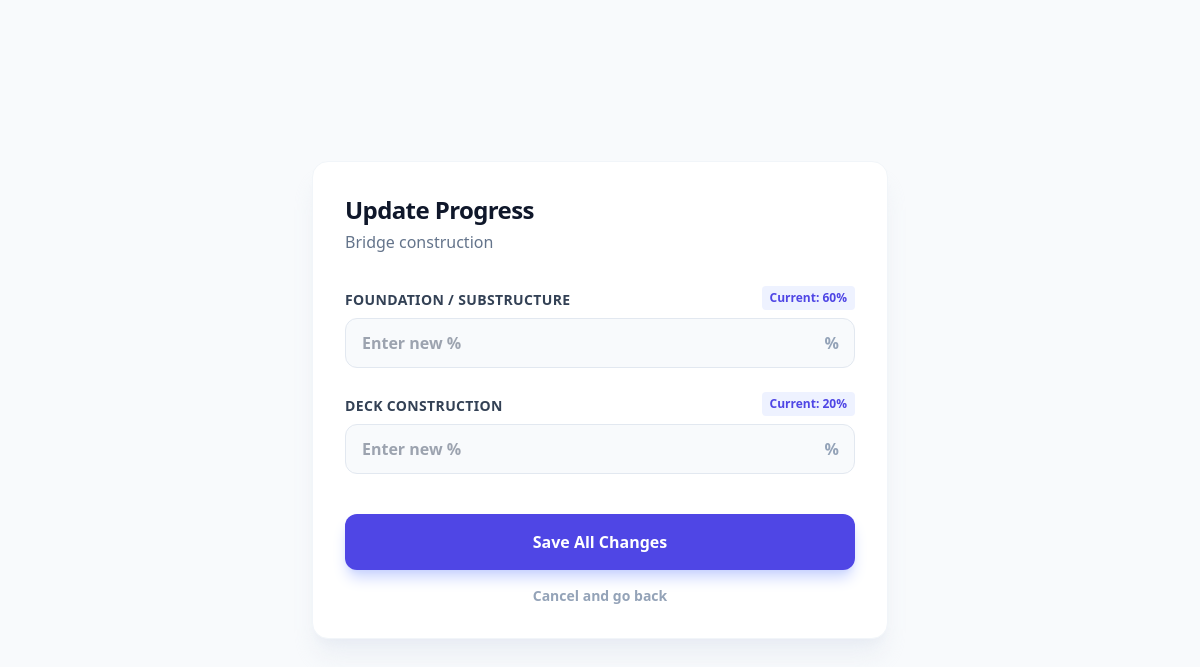
Before: /construction/update-progress/1 (signed in) with the older database file.
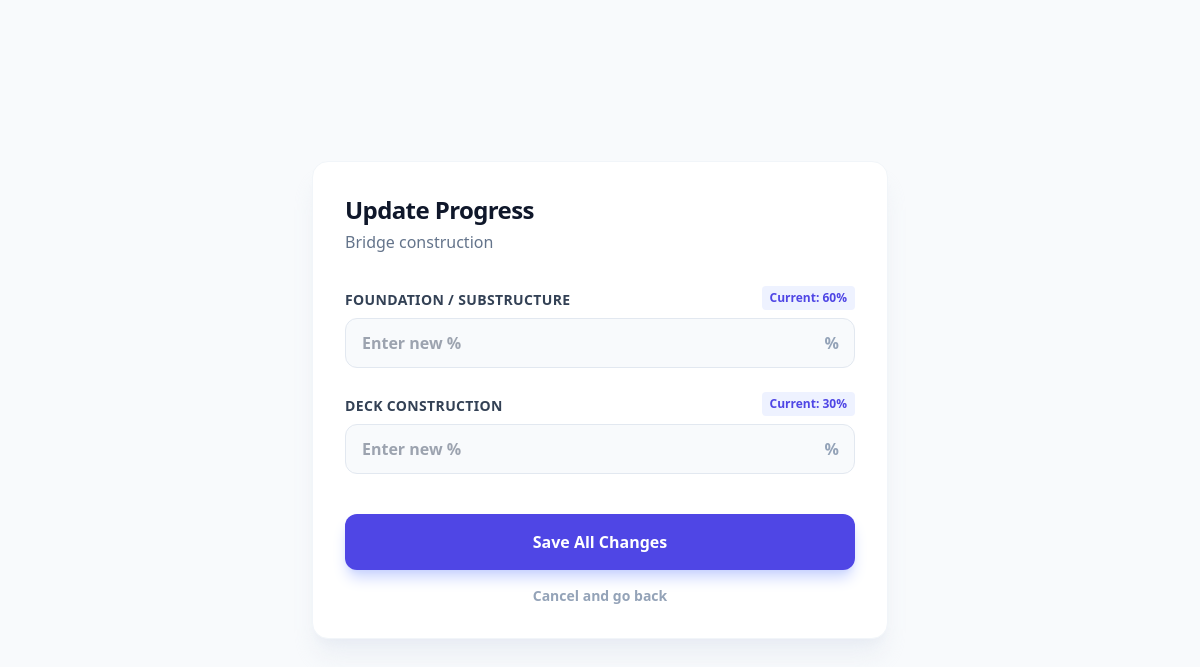
After: the same page with the newer database file.
### construction/models.py (models this page shows, shortened)
class ProjectPhase(models.Model):
    project = models.ForeignKey(
        Project,
        on_delete=models.CASCADE,
        related_name='phases'
    )
    phase_name = models.CharField(max_length=100)
    progress = models.PositiveIntegerField(
        default=0,
        validators=[
            MinValueValidator(0),
            MaxValueValidator(100)
        ]
    )
    expected_end = models.DateField()
    actual_end = models.DateField(null=True, blank=True)

### construction/views.py (the view, shortened to what this page needs)
# urls.py: path('update-progress/<int:project_id>',views.update_progress,name='update_progress'),
@login_required
@user_passes_test(is_pm)
def update_progress(request, project_id):
    project = Project.objects.get(id=project_id)
    phases = project.phases.all()
    return render(request, 'construction/update_progress.html', {
        'project': project,
        'phases': phases
    })

### construction/views.py (called while the page is built)
def is_pm(user):
    return user.role and user.role.name == 'Project Manager'

### construction/templates/construction/update_progress.html (shortened to what this page needs)
<!DOCTYPE html>
<html lang="en" class="h-full">
<head>
    <script src="https://cdn.tailwindcss.com"></script>
</head>
<body class="bg-slate-50 min-h-screen flex items-center justify-center p-6">
    <div class="w-full max-w-xl">
        <form method="post" class="bg-white p-8 rounded-2xl shadow-xl shadow-slate-200/60 border border-slate-100">
            <header class="mb-8">
                <h2 class="text-2xl font-extrabold text-slate-900 tracking-tight">Update Progress</h2>
                <p class="text-slate-500 font-medium mt-1">{{ project.name }}</p>
            </header>
            <div class="space-y-6">
                {% for phase in phases %}
                <div class="group">
                    <div class="flex justify-between items-end mb-2">
                        <label class="block text-sm font-bold text-slate-700 uppercase tracking-wide">
                            {{ phase.phase_name }}
                        </label>
                        <span class="text-xs font-black text-indigo-600 bg-indigo-50 px-2 py-1 rounded">
                            Current: {{ phase.progress }}%
                        </span>
                    </div>
                    <div class="relative">
                        <input type="number"
                               name="phase_{{ phase.id }}"
                               min="0" max="100"
                               placeholder="Enter new %"
                               class="w-full bg-slate-50 border border-slate-200 text-slate-900 px-4 py-3 rounded-xl outline-none focus:ring-4 focus:ring-indigo-500/10 focus:border-indigo-500 transition-all font-semibold">
                        <div class="absolute right-4 top-1/2 -translate-y-1/2 text-slate-400 font-bold pointer-events-none">
                        </div>
                    </div>
                </div>
                {% endfor %}
                <div class="pt-4 space-y-4">
                    <button class="w-full bg-indigo-600 hover:bg-indigo-700 text-white font-bold py-4 rounded-xl shadow-lg shadow-indigo-200 transition-all active:scale-[0.98]">
                        Save All Changes
                    </button>
                    <a href="{% url 'construction:construction_home' %}"
                       class="block text-center text-sm font-semibold text-slate-400 hover:text-slate-600 transition-colors">
                        Cancel and go back
                    </a>
                </div>
            </div>
        </form>
    </div>
</body>
</html>

Changed rows visible on the page:
changed ProjectPhase "DECK CONSTRUCTION": progress "20" → "30"
